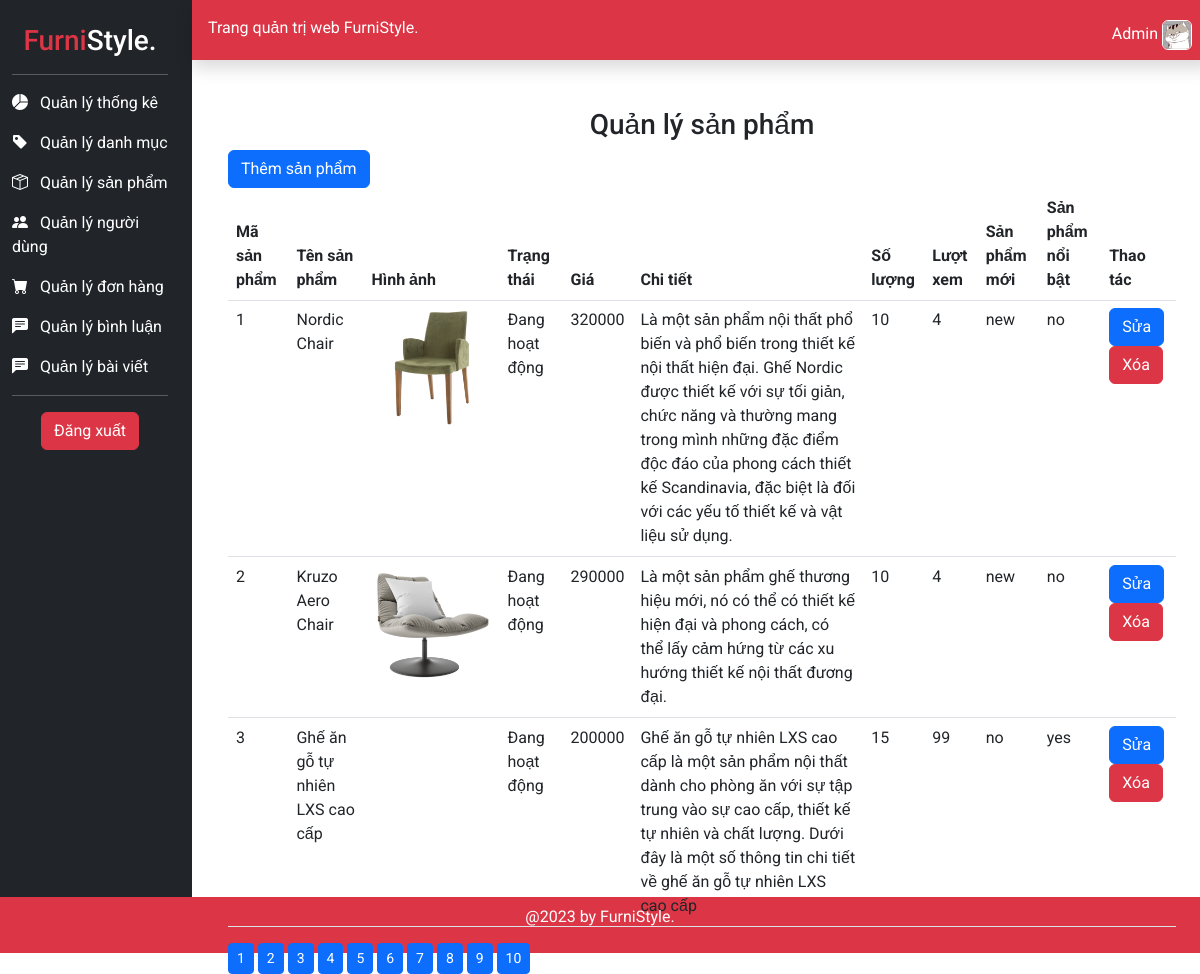
The app's page /admin/index.php?mod=product&act=list with its own data.
### tables this page shows
CREATE TABLE `sanpham` (
  `id` int(11) NOT NULL,
  `tensanpham` varchar(50) NOT NULL,
  `anhsanpham` varchar(20) NOT NULL,
  `gia` int(10) NOT NULL,
  `madanhmuc` int(10) NOT NULL,
  `mabosuutap` int(11) DEFAULT NULL,
  `giakhuyenmai` int(10) DEFAULT NULL,
  `tinhtrang` varchar(30) NOT NULL,
  `chitiet` text NOT NULL,
  `soluong` int(10) NOT NULL,
  `luotxem` int(11) NOT NULL,
  `sanphammoi` varchar(50) NOT NULL,
  `sanphamnoibat` varchar(30) NOT NULL,
  `giohang` int(11) NOT NULL
);

### model_Dao/pdo.php (called while the page is built, shortened)
<?php
function pdo_get_connection(){
    $dburl = "mysql:host=localhost;dbname=duan1hoanchinh;charset=utf8";
    $username = 'root';
    $password = '';
    $conn = new PDO($dburl, $username, $password);
    $conn->setAttribute(PDO::ATTR_ERRMODE, PDO::ERRMODE_EXCEPTION);
    return $conn;
}
function pdo_query($sql){
    $sql_args = array_slice(func_get_args(), 1);
    try{
        $conn = pdo_get_connection();
        $stmt = $conn->prepare($sql);
        $stmt->execute($sql_args);
        $rows = $stmt->fetchAll();
        return $rows;
    }
    catch(PDOException $e){
        throw $e;
    }
    finally{
        unset($conn);
    }
}
function pdo_query_value($sql){
    $sql_args = array_slice(func_get_args(), 1);
    try{
        $conn = pdo_get_connection();
        $stmt = $conn->prepare($sql);
        $stmt->execute($sql_args);
        $row = $stmt->fetch(PDO::FETCH_ASSOC);
        return array_values($row)[0];
    }
    catch(PDOException $e){
        throw $e;
    }
    finally{
        unset($conn);
    }
}

### model_Dao/product.php (called while the page is built, shortened)
<?php
    include_once 'pdo.php';
    function product_list(){
        $sql="SELECT sanpham.*, danhmuc.tendanhmuc
         FROM sanpham
         join danhmuc on sanpham.madanhmuc = danhmuc.id";
        return pdo_query($sql);
    }
    function count_pro(){
        $sql = "SELECT COUNT(*) FROM sanpham";
        return pdo_query_value($sql);
    }
    function pro_page($page){
        $start=($page-1)*3;
        $sql = "SELECT sp.*, dm.tendanhmuc FROM sanpham sp INNER JOIN danhmuc dm on sp.madanhmuc=dm.id LIMIT $start, 3";
        return pdo_query($sql);
    }
?>

### admin/admin/views/page_product_list.php (the view)
<div class="p-5 vh-100">
    <h3 class="text-center">Quản lý sản phẩm</h3>
    <div >
        <a class="btn btn-primary" href="?mod=product&act=add">Thêm sản phẩm</a>
    </div>
    <table class="table table-hover ">
        <thead>
            <tr>
                <th>Mã sản phẩm</th>
                <th>Tên sản phẩm</th>
                <th>Hình ảnh</th>
                <th>Trạng thái</th>
                <th>Giá</th>
                <th>Chi tiết</th>
                <th>Số lượng</th>
                <th>Lượt xem</th>
                <th>Sản phẩm mới</th>
                <th>Sản phẩm nổi bật</th>
                <th>Thao tác</th>
            </tr>
        </thead>
        <tbody>
            <tr>
            <?php foreach($pro_page as $sp): ?>
            <tr>
                <td><?=$sp['id']?></td>
                <td><?=$sp['tensanpham']?></td>
                <td><img src="../furni-1.0.0/images/<?=$sp['anhsanpham']?>" width="120px" alt=""></td>
                <td><?=$sp['tinhtrang']?></td>
                <td><?=$sp['gia']?></td>
                <td><?=$sp['chitiet']?></td>
                <td><?=$sp['soluong']?></td>
                <td><?=$sp['luotxem']?></td>
                <td><?=$sp['sanphammoi']?></td>
                <td><?=$sp['sanphamnoibat']?></td>
                <td>
                    <a class="btn btn-primary" href="?mod=product&act=edit&id=<?=$sp['id']?>">Sửa</a>
                    <a class="btn btn-danger" href="?mod=product&act=delete&id=<?=$sp['id']?>">Xóa</a>
                </td>
            </tr>
            <?php endforeach; ?>
        </tbody>
    </table>
    <div class="page_number">
        <?php for($i=1;$i<=$number_page;$i++) :?>
            <a class="btn btn-sm btn-primary btn-minus" href="?mod=product&act=list&page=<?=$i?>"><?=$i?></a>
       <?php endfor ?>
    </div>
</div>

### admin/admin/views/template_header.php (style rules this page uses)
body { font-family: 'Roboto', sans-serif; }

### records on screen
sanpham: id "1", tensanpham "Nordic Chair", anhsanpham (picture), tinhtrang "Đang hoạt động", gia "320000", chitiet "Là một sản phẩm nội thất phổ biến và phổ biến trong thiết kế nội thất hiện đại. Ghế Nordic được thiết kế với sự tối giản, chức năng và thường mang trong mình những đặc điểm độc đáo của phong cách thiết kế Scandinavia, đặc biệt là đối với các yếu tố thiết kế và vật liệu sử dụng.", soluong "10", luotxem "4", sanphammoi "new", sanphamnoibat "no"
sanpham: id "2", tensanpham "Kruzo Aero Chair", anhsanpham (picture), tinhtrang "Đang hoạt động", gia "290000", chitiet "Là một sản phẩm ghế thương hiệu mới, nó có thể có thiết kế hiện đại và phong cách, có thể lấy cảm hứng từ các xu hướng thiết kế nội thất đương đại.", soluong "10", luotxem "4", sanphammoi "new", sanphamnoibat "no"
sanpham: id "3", tensanpham "Ghế ăn gỗ tự nhiên LXS cao cấp", tinhtrang "Đang hoạt động", gia "200000", chitiet "Ghế ăn gỗ tự nhiên LXS cao cấp là một sản phẩm nội thất dành cho phòng ăn với sự tập trung vào sự cao cấp, thiết kế tự nhiên và chất lượng. Dưới đây là một số thông tin chi tiết về ghế ăn gỗ tự nhiên LXS cao cấp", soluong "15", luotxem "99", sanphammoi "no", sanphamnoibat "yes"
